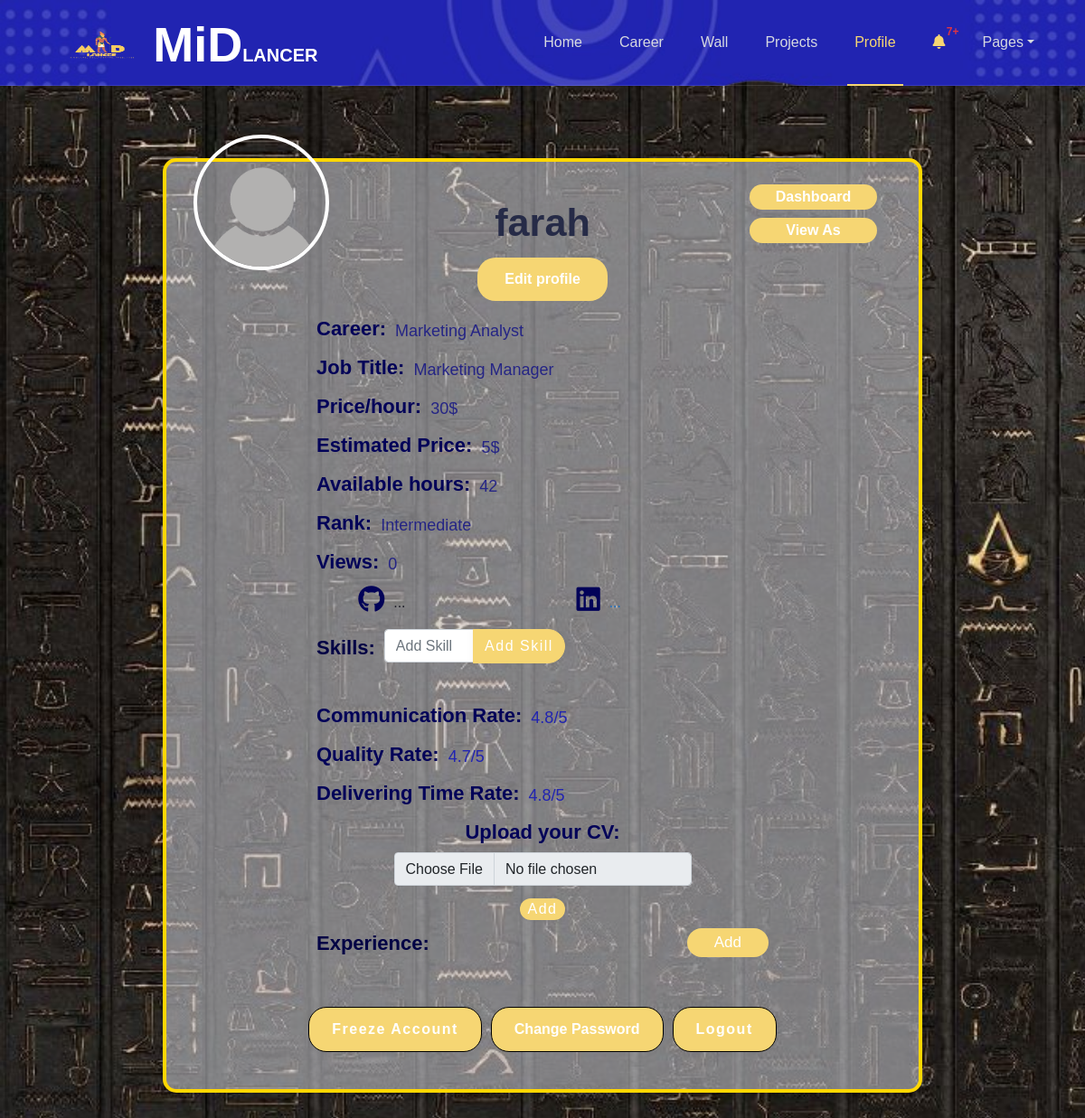
The page /FREELANCERPROFILE.php (signed in) on the database its author committed.
### tables this page shows
CREATE TABLE `freelancer` (
  `freelancer_id` int(11) NOT NULL,
  `freelancer_name` varchar(255) NOT NULL,
  `email` varchar(255) NOT NULL,
  `phone_number` varchar(11) NOT NULL,
  `password` varchar(255) NOT NULL,
  `birthdate` date NOT NULL,
  `national_id` varchar(14) NOT NULL,
  `freelancer_image` longtext DEFAULT NULL,
  `job_title` varchar(255) NOT NULL,
  `available_hours` int(11) DEFAULT NULL,
  `price/hr` float DEFAULT 5,
  `link1` varchar(255) DEFAULT NULL,
  `link2` varchar(255) DEFAULT NULL,
  `freelancer_file` longtext DEFAULT NULL,
  `bio` text DEFAULT NULL,
  `premium` varchar(255) DEFAULT '0',
  `view` int(11) DEFAULT 0,
  `hidden` tinyint(1) DEFAULT 0,
  `admin_hidden` tinyint(1) DEFAULT 0,
  `career_id` int(11) NOT NULL,
  `rank_id` int(11) DEFAULT 1,
  `webssite_price` int(11) NOT NULL DEFAULT 5,
  `fl_join_date` date NOT NULL DEFAULT current_timestamp(),
  `last_seen` datetime DEFAULT current_timestamp()
);

CREATE TABLE `career` (
  `career_id` int(11) NOT NULL,
  `career_path` varchar(250) NOT NULL,
  `career_desc` text NOT NULL,
  `career_image` longtext NOT NULL
);

CREATE TABLE `rank` (
  `rank_id` int(11) NOT NULL,
  `rank` varchar(250) NOT NULL
);

### FREELANCERPROFILE.php (the view, shortened to what this page needs)
<?php
include 'nav+bm.php';
if(isset($_SESSION['freelancer_id'])){
    $freelancer_id=$_SESSION['freelancer_id'];
}
$select_all="SELECT *,AVG(rate1) AS RATE1,
                      AVG(rate2) AS RATE2,
                      AVG(rate3) AS RATE3
                    FROM `freelancer`
                    JOIN `career` ON `career`.`career_id` = `freelancer`.`career_id`
                    JOIN `rank` ON `rank`.`rank_id` = `freelancer`.`rank_id`
                    LEFT JOIN `subscription` ON `freelancer`.`freelancer_id` = `subscription`.`freelancer_id`
                    LEFT JOIN `rate` ON `freelancer`.`freelancer_id` = `rate`.`freelancer_id`
                    WHERE `freelancer`.`freelancer_id` = $freelancer_id
                    GROUP BY `freelancer`.`freelancer_id`";
$run_select_all=mysqli_query($connect,$select_all);
if ($freelancer_info = mysqli_fetch_assoc($run_select_all)){
    $plan_id = $freelancer_info['plan_id'];
    $avg_rate1 = $freelancer_info['RATE1'];
    $avg_rate2 = $freelancer_info['RATE2'];
    $avg_rate3 = $freelancer_info['RATE3'];
    $plan_status = $freelancer_info['status'];
}
$view_count_query = "SELECT COUNT(*) as view_count FROM views WHERE freelancer_id = $freelancer_id ";
$view_result_result = mysqli_query($connect,$view_count_query);
$view_count = mysqli_fetch_assoc($view_result_result)['view_count'];
?>
<!DOCTYPE html>
<html lang="en">
<head>
    <link href="https://cdn.jsdelivr.net/npm/bootstrap@5.0.2/dist/css/bootstrap.min.css" rel="stylesheet">
    <link rel="stylesheet" href="https://cdnjs.cloudflare.com/ajax/libs/font-awesome/6.0.0-beta3/css/all.min.css">
    <link rel="stylesheet" href="./css/FREELANCERPROFILE.css">
</head>
<body>
<h2></h2>
    <div class="profile-container">
        <?php foreach($run_select_all as $data){ ?>
            <div class="class">
            <a href="./dashboard.php" class="btn-dash">Dashboard</a>
            <a href="./freelancerview.php?vfid=<?php echo $freelancer_id?>" class="btn-dash">View As</a>
            </div>
            <div class="profile-image">
                <img src="<?php echo "img/profile/".$data['freelancer_image'] ?>" alt="Profile Image" id="image-preview">
            </div>
            <h1><?php echo htmlspecialchars($data['freelancer_name'], ENT_QUOTES, 'UTF-8'); ?></h1>
            <div class="profile-form" >
                <a href="./EDITPROFILE_freelancer.php" class="btn-prof">Edit profile</a>
                <div class="form-group">
                    <label for="career">Career:</label>
                    <p> <?php echo htmlspecialchars($data['career_path'], ENT_QUOTES, 'UTF-8' )?></p>
                </div>
                <div class="form-group">
                    <label for="job-title">Job Title:</label>
                    <p class="web"><?php echo htmlspecialchars($data['job_title'], ENT_QUOTES, 'UTF-8' )?></p>
                </div>
                <div class="form-group">
                    <label for="bio">Price/hour:</label>
                    <p><?php echo htmlspecialchars($data['price/hr'], ENT_QUOTES, 'UTF-8' )?>$</p>
                </div>
                <div class="form-group">
                    <label for="bio">Estimated Price:</label>
                    <p><?php echo htmlspecialchars ($data['webssite_price'], ENT_QUOTES, 'UTF-8')?>$</p>
                </div>
                <?php if(!empty($data['available_hours'])){ ?>
                    <div class="form-group">
                        <label for="bio">Available hours:</label>
                        <p><?php echo htmlspecialchars ($data['available_hours'], ENT_QUOTES, 'UTF-8')?></p>
                    </div>
                <?php } ?>
                <div class="form-group">
                    <label for="bio">Rank:</label>
                    <p><?php echo htmlspecialchars ($data['rank'], ENT_QUOTES, 'UTF-8' )?></p>
                </div>
                <div class="form-group">
                    <?php
                    if (isset($plan_id) && $plan_id != 1 && $plan_status == 'Active'){ ?>
                    <label for="bio">Views:</label>
                    <p>
                    <?php echo $view_count; }else{?>
                    <?php } ?>
                </div>
                <div class="group">
                    <?php if(!empty($data['link1'])){ ?>
                    <div class="form-group">
                        <label for="github-link"><i class="fa-brands fa-github"></i></label>
                        <div class="social-link1">
                            <a href="<?php echo htmlspecialchars($data['link1'], ENT_QUOTES, 'UTF-8'); ?>" target="_blank">GitHub</a>
                        </div>
                    </div>
                    <?php }else{ ?>
                        <div class="form-group">
                            <label for="github-link"><i class="fa-brands fa-github"></i></label>
                            <div class="social-link1">
                            <span>...</span>
                            </div>
                        </div>
                    <?php } ?>
                    <?php if(!empty($data['link2'])){?>
                        <div class="form-group">
                            <label for="linkedin-link"><i class="fa-brands fa-linkedin"></i></label>
                            <div class="social-link2">
                                <a href="<?php echo htmlspecialchars($data['link2'], ENT_QUOTES, 'UTF-8'); ?>" target="_blank">LinkedIn</a>
                            </div>
                        </div>
                    <?php }else{ ?>
                        <div class="form-group">
                            <label for="linkedin-link"><i class="fa-brands fa-linkedin"></i></label>
                            <div class="social-link2">
                            </i> <span>...</span>
                            </div>
                        </div>
                    <?php } ?>
                </div>
                <div class="form-group1">
                    <label for="skills" class="mt-2">Skills:</label>
                    <div class="skills">
                            <div class="input-group mb-3">
                                <form method="POST" enctype="multipart/form-data" class="input-group mb-3">
                                    <input type="text" name="skills" class="form-control" placeholder="Add Skill" aria-label="Recipient's username" aria-describedby="button-addon2">
                                    <button type="submit" name="skill" class="btn btn-warning">Add Skill</button>
                                </form>
                            </div>
                    </div>
                </div>
                <div class="form-group">
                    <label for="rate-communication">Communication Rate:</label>
                    <div class="rate-communic ">
                        <p style="color: #2124b1;">
                        <?php echo round($avg_rate1,2);?>/5</p>
                    </div>
                </div>
                <div class="form-group">
                    <label for="rate-quality">Quality Rate:</label>
                    <div class="rate-quality">
                        <p style="color: #2124b1;">
                        <?php echo round($avg_rate2,2);?>/5</p>
                    </div>
                </div>
                <div class="form-group">
                    <label for="rate-delivery">Delivering Time Rate:</label>
                    <div class="rate-delivery">
                        <p style="color: #2124b1;">
                        <?php echo round($avg_rate3,2);?>/5</p>
                    </div>
                </div>
                <?php if(!empty($data['freelancer_file'])){?>
                    <div class="form-groupupload">
                        <label for="file-upload">CV: <a style="color: #2124b1;" href="./file/<?php echo htmlspecialchars($data['freelancer_file'], ENT_QUOTES, 'UTF-8' )?>" target="_blank" ><?php echo $data['freelancer_file'];?></a></label>
                        <form method="POST">
                            <button type="button" class="del-file-btn"onclick="openpopup()">                                        <i class="fa-solid fa-trash-can" ></i></button>
                            <div class="overlay" id="overlay"></div>
                            <div class="popup alert alert-danger" id="popup" role="alert">
                                <h3><i class="fa-solid fa-triangle-exclamation"></i>Are you sure, wanna delete this file ?</h3>
                                <button type="submit" class="lol btn btn-outline-dark" name="delete_file" onclick="closepopup()">Yes</button>
                                <button type="button" class="lol btn btn-outline-dark" onclick="closepopup()">no </button>
                            </div>
                        </form>
                    </div>
                <?php }else{ ?>
                    <div class="form-groupupload">
                        <form method="POST" enctype="multipart/form-data">
                            <label for="file-upload">Upload your CV:</label>
  <input class="form-control"type="file" id="file-upload" name="file_upload" accept=".pdf,.doc,.docx" required>
                            <button type="submit" name="add_file" class="add-skill">Add</button>
                        </form>
                    </div>
                <?php } ?>
            <div class="form-group11">
                <div class="all">
                    <div class="txt d-flex f-row "> <label for="experience">Experience:</label>
                        <a href="./wall.php" class="btn-exp">Add</a>
                    </div>
                </div>
            </div>
            <div class="button-container">
                <?php if($data['hidden'] == 0){ ?>
                    <form method="POST" >
                        <button type="submit" name="hold" class="btn-12">Freeze Account</button>
                    </form>
                <?php }else{ ?>
                    <form method="POST" >
                        <button type="submit" name="unhold" class="btn-12">Unfreeze Account</button>
                    </form>
                <?php } ?>
                    <a href="./changepass_freelancer.php" class="btn-12">Change Password</a>
                    <form method="POST">
                        <button type="submit" name="logout" class="btn-12" id="logout">Logout</button>
                    </form>
            </div>
        </div>
        <?php } ?>
    </div>
</body>
</html>

### css/nav+bm.css (style rules this page uses)
:root { --primary-color: #080a74; --secondary-color: #f6d673; --Thirdly-color: #d6d9e0; --fourthly-color: #1d1d27; }
h2 { color: var(--Thirdly-color); }
button { padding: 4px 20px; border-radius: 50px; cursor: pointer; border: 0; border-radius: 0.9em; background-color: var(--secondary-color); box-shadow: rgb(0 0 0 / 5%) 0 0 8px; letter-spacing: 1.5px; text-transform: uppercase; font-size: 15px; transition: all 0.5s ease; font-family: inherit; margin-left: 20px; }
a { text-decoration: none; color: var(--fourthly-color); }

### rows shown on the page
freelancer: freelancer_image (placeholder picture), freelancer_name "farah", career.career_path "Marketing Analyst", job_title "Marketing Manager", value "30", webssite_price "5", available_hours "42", rank.rank "Intermediate", view_count "0", avg_rate1 "4.8", avg_rate2 "4.7", avg_rate3 "4.8", hidden "Freeze Account"
